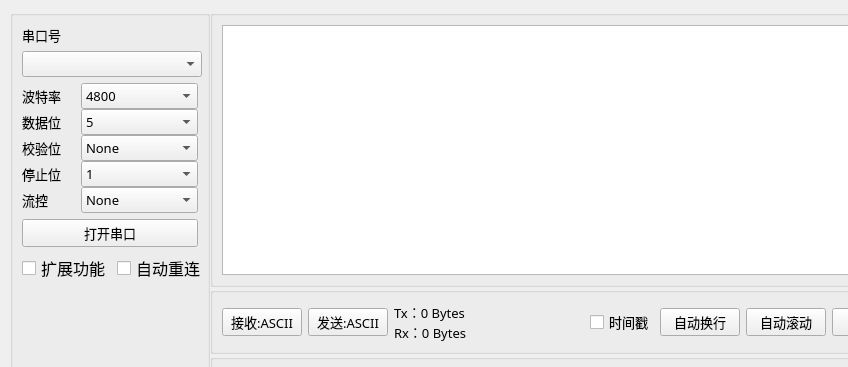
<?xml version="1.0" encoding="UTF-8"?>
<ui version="4.0">
 <class>Widget</class>
 <widget class="QWidget" name="Widget">
  <property name="geometry">
   <rect>
    <x>0</x>
    <y>0</y>
    <width>848</width>
    <height>367</height>
   </rect>
  </property>
  <property name="font">
   <font>
    <family>Adobe Arabic</family>
   </font>
  </property>
  <property name="windowTitle">
   <string>ZM's COM</string>
  </property>
  <property name="windowIcon">
   <iconset resource="../Resources/res.qrc">
    <normaloff>:/ICON/ico_128x_yellow.png</normaloff>:/ICON/ico_128x_yellow.png</iconset>
  </property>
  <widget class="QWidget" name="layoutWidget">
   <property name="geometry">
    <rect>
     <x>10</x>
     <y>10</y>
     <width>1799</width>
     <height>577</height>
    </rect>
   </property>
   <layout class="QGridLayout" name="gridLayoutGlobal" rowstretch="60,0" columnstretch="3,0,0">
    <property name="spacing">
     <number>0</number>
    </property>
    <item row="0" column="1">
     <layout class="QVBoxLayout" name="verticalLayout" stretch="15,2,10">
      <item>
       <widget class="QGroupBox" name="REV_groupBox">
        <property name="font">
         <font>
          <family>优设标题黑</family>
          <pointsize>10</pointsize>
         </font>
        </property>
        <property name="title">
         <string/>
        </property>
        <layout class="QGridLayout" name="gridLayout">
         <item row="0" column="0">
          <widget class="QTextEdit" name="recv_textEdit">
           <property name="font">
            <font>
             <family>优设标题黑</family>
             <pointsize>10</pointsize>
            </font>
           </property>
           <property name="cursor" stdset="0">
            <cursorShape>ArrowCursor</cursorShape>
           </property>
           <property name="textInteractionFlags">
            <set>Qt::TextSelectableByKeyboard|Qt::TextSelectableByMouse</set>
           </property>
          </widget>
         </item>
        </layout>
       </widget>
      </item>
      <item>
       <widget class="QGroupBox" name="FOMAT_groupBox_2">
        <property name="font">
         <font>
          <family>优设标题黑</family>
          <pointsize>10</pointsize>
         </font>
        </property>
        <property name="title">
         <string/>
        </property>
        <layout class="QGridLayout" name="gridLayout_5">
         <item row="0" column="0">
          <layout class="QGridLayout" name="gridLayout_4">
           <item row="0" column="0">
            <layout class="QHBoxLayout" name="horizontalLayout_9">
             <item>
              <widget class="QPushButton" name="recv_format_pushButton">
               <property name="font">
                <font>
                 <family>优设标题黑</family>
                 <pointsize>10</pointsize>
                </font>
               </property>
               <property name="text">
                <string>接收:ASCII</string>
               </property>
              </widget>
             </item>
             <item>
              <widget class="QPushButton" name="send_format_pushButton">
               <property name="font">
                <font>
                 <family>优设标题黑</family>
                 <pointsize>10</pointsize>
                </font>
               </property>
               <property name="text">
                <string>发送:ASCII</string>
               </property>
              </widget>
             </item>
            </layout>
           </item>
           <item row="0" column="1">
            <layout class="QVBoxLayout" name="verticalLayout_3">
             <property name="spacing">
              <number>0</number>
             </property>
             <property name="leftMargin">
              <number>0</number>
             </property>
             <item>
              <widget class="QLabel" name="Tx_label">
               <property name="font">
                <font>
                 <family>优设标题黑</family>
                 <pointsize>10</pointsize>
                </font>
               </property>
               <property name="text">
                <string>Tx：0 Bytes</string>
               </property>
              </widget>
             </item>
             <item>
              <widget class="QLabel" name="Rx_label">
               <property name="font">
                <font>
                 <family>优设标题黑</family>
                 <pointsize>10</pointsize>
                </font>
               </property>
               <property name="text">
                <string>Rx：0 Bytes</string>
               </property>
              </widget>
             </item>
            </layout>
           </item>
           <item row="0" column="3">
            <layout class="QHBoxLayout" name="horizontalLayout_8" stretch="0,0,0,0,0">
             <item>
              <widget class="QCheckBox" name="time_checkBox">
               <property name="font">
                <font>
                 <family>优设标题黑</family>
                 <pointsize>10</pointsize>
                </font>
               </property>
               <property name="text">
                <string>时间戳</string>
               </property>
              </widget>
             </item>
             <item>
              <widget class="QPushButton" name="auto_reline_pushButton">
               <property name="font">
                <font>
                 <family>优设标题黑</family>
                 <pointsize>10</pointsize>
                </font>
               </property>
               <property name="text">
                <string>自动换行</string>
               </property>
              </widget>
             </item>
             <item>
              <widget class="QPushButton" name="Auto_roll_pushButton">
               <property name="font">
                <font>
                 <family>优设标题黑</family>
                 <pointsize>10</pointsize>
                </font>
               </property>
               <property name="text">
                <string>自动滚动</string>
               </property>
              </widget>
             </item>
             <item>
              <widget class="QPushButton" name="Save_pushButton">
               <property name="font">
                <font>
                 <family>优设标题黑</family>
                 <pointsize>10</pointsize>
                </font>
               </property>
               <property name="mouseTracking">
                <bool>false</bool>
               </property>
               <property name="text">
                <string>保存</string>
               </property>
              </widget>
             </item>
             <item>
              <widget class="QPushButton" name="Clear_recvbuf_pushButton">
               <property name="font">
                <font>
                 <family>优设标题黑</family>
                 <pointsize>10</pointsize>
                </font>
               </property>
               <property name="text">
                <string>清屏</string>
               </property>
              </widget>
             </item>
            </layout>
           </item>
           <item row="0" column="2">
            <spacer name="horizontalSpacer_2">
             <property name="orientation">
              <enum>Qt::Horizontal</enum>
             </property>
             <property name="sizeHint" stdset="0">
              <size>
               <width>40</width>
               <height>20</height>
              </size>
             </property>
            </spacer>
           </item>
          </layout>
         </item>
        </layout>
       </widget>
      </item>
      <item>
       <widget class="QGroupBox" name="SEND_groupBox">
        <property name="font">
         <font>
          <family>优设标题黑</family>
          <pointsize>10</pointsize>
         </font>
        </property>
        <property name="title">
         <string/>
        </property>
        <layout class="QGridLayout" name="gridLayout_2">
         <item row="1" column="0">
          <layout class="QHBoxLayout" name="horizontalLayout" stretch="2,0,0,0,0,0,4">
           <item>
            <widget class="QPushButton" name="check_pushButton">
             <property name="font">
              <font>
               <family>优设标题黑</family>
               <pointsize>10</pointsize>
              </font>
             </property>
             <property name="text">
              <string>校验</string>
             </property>
            </widget>
           </item>
           <item>
            <widget class="QPushButton" name="AUTOSEND_pushButton">
             <property name="font">
              <font>
               <family>优设标题黑</family>
               <pointsize>10</pointsize>
              </font>
             </property>
             <property name="text">
              <string>自动发送</string>
             </property>
            </widget>
           </item>
           <item>
            <widget class="QSpinBox" name="AUTOSEND_time_spinBox">
             <property name="font">
              <font>
               <family>优设标题黑</family>
               <pointsize>10</pointsize>
              </font>
             </property>
             <property name="minimum">
              <number>1</number>
             </property>
             <property name="maximum">
              <number>99999</number>
             </property>
            </widget>
           </item>
           <item>
            <widget class="QLabel" name="label">
             <property name="font">
              <font>
               <family>优设标题黑</family>
               <pointsize>10</pointsize>
              </font>
             </property>
             <property name="text">
              <string>Ms</string>
             </property>
            </widget>
           </item>
           <item>
            <spacer name="horizontalSpacer_3">
             <property name="orientation">
              <enum>Qt::Horizontal</enum>
             </property>
             <property name="sizeHint" stdset="0">
              <size>
               <width>100</width>
               <height>20</height>
              </size>
             </property>
            </spacer>
           </item>
           <item>
            <widget class="QPushButton" name="Clear_sendbuf_pushButton">
             <property name="font">
              <font>
               <family>优设标题黑</family>
               <pointsize>10</pointsize>
              </font>
             </property>
             <property name="text">
              <string>清空</string>
             </property>
            </widget>
           </item>
           <item>
            <widget class="QPushButton" name="SEND_pushButton">
             <property name="font">
              <font>
               <family>优设标题黑</family>
               <pointsize>10</pointsize>
              </font>
             </property>
             <property name="text">
              <string>发送</string>
             </property>
            </widget>
           </item>
          </layout>
         </item>
         <item row="0" column="0">
          <widget class="QTextEdit" name="send_textEdit"/>
         </item>
        </layout>
       </widget>
      </item>
     </layout>
    </item>
    <item row="0" column="2" rowspan="2">
     <widget class="QGroupBox" name="Addons_groupBox">
      <property name="minimumSize">
       <size>
        <width>500</width>
        <height>0</height>
       </size>
      </property>
      <property name="title">
       <string/>
      </property>
      <layout class="QGridLayout" name="gridLayout_6">
       <item row="1" column="0">
        <widget class="QTabWidget" name="tabWidget">
         <property name="font">
          <font>
           <family>优设标题黑</family>
           <pointsize>11</pointsize>
          </font>
         </property>
         <property name="tabPosition">
          <enum>QTabWidget::North</enum>
         </property>
         <property name="currentIndex">
          <number>0</number>
         </property>
         <property name="tabBarAutoHide">
          <bool>false</bool>
         </property>
         <widget class="QWidget" name="tab1">
          <attribute name="title">
           <string>波形设置</string>
          </attribute>
          <layout class="QGridLayout" name="gridLayout_9">
           <item row="1" column="0">
            <widget class="QTableWidget" name="tableWidget"/>
           </item>
          </layout>
         </widget>
         <widget class="QWidget" name="tab_2">
          <attribute name="title">
           <string>波形</string>
          </attribute>
          <layout class="QGridLayout" name="gridLayout_7">
           <item row="0" column="0">
            <widget class="QWidget" name="widget" native="true">
             <layout class="QGridLayout" name="gridLayout_11">
              <item row="0" column="0">
               <widget class="CustomPlot" name="Wave_ChartView" native="true"/>
              </item>
              <item row="1" column="0">
               <layout class="QHBoxLayout" name="horizontalLayout_16">
                <item>
                 <spacer name="horizontalSpacer_7">
                  <property name="orientation">
                   <enum>Qt::Horizontal</enum>
                  </property>
                  <property name="sizeHint" stdset="0">
                   <size>
                    <width>40</width>
                    <height>20</height>
                   </size>
                  </property>
                 </spacer>
                </item>
                <item>
                 <widget class="QComboBox" name="FlowControl_comboBox_5">
                  <item>
                   <property name="text">
                    <string>原始数据</string>
                   </property>
                  </item>
                  <item>
                   <property name="text">
                    <string>图片</string>
                   </property>
                  </item>
                  <item>
                   <property name="text">
                    <string>原始数据+图片</string>
                   </property>
                  </item>
                 </widget>
                </item>
                <item>
                 <widget class="QPushButton" name="SEND_pushButton_2">
                  <property name="font">
                   <font>
                    <family>优设标题黑</family>
                    <pointsize>10</pointsize>
                   </font>
                  </property>
                  <property name="text">
                   <string>保存</string>
                  </property>
                 </widget>
                </item>
               </layout>
              </item>
             </layout>
            </widget>
           </item>
          </layout>
         </widget>
         <widget class="QWidget" name="tab">
          <attribute name="title">
           <string>FFT</string>
          </attribute>
          <layout class="QGridLayout" name="gridLayout_10">
           <item row="0" column="0">
            <widget class="QWidget" name="FFT_ChartView" native="true"/>
           </item>
           <item row="1" column="0">
            <layout class="QHBoxLayout" name="horizontalLayout_29">
             <item>
              <spacer name="horizontalSpacer_6">
               <property name="orientation">
                <enum>Qt::Horizontal</enum>
               </property>
               <property name="sizeHint" stdset="0">
                <size>
                 <width>40</width>
                 <height>20</height>
                </size>
               </property>
              </spacer>
             </item>
             <item>
              <layout class="QHBoxLayout" name="horizontalLayout_28">
               <item>
                <widget class="QCheckBox" name="FFT_enable_checkBox">
                 <property name="font">
                  <font>
                   <family>优设标题黑</family>
                   <pointsize>12</pointsize>
                  </font>
                 </property>
                 <property name="text">
                  <string>开启FFT</string>
                 </property>
                </widget>
               </item>
               <item>
                <widget class="QLabel" name="fft_Label">
                 <property name="font">
                  <font>
                   <family>优设标题黑</family>
                   <pointsize>12</pointsize>
                  </font>
                 </property>
                 <property name="text">
                  <string>选择波形</string>
                 </property>
                </widget>
               </item>
               <item>
                <widget class="NComboBox" name="FFT_number_comboBox">
                 <property name="minimumSize">
                  <size>
                   <width>180</width>
                   <height>0</height>
                  </size>
                 </property>
                 <property name="maximumSize">
                  <size>
                   <width>180</width>
                   <height>16777215</height>
                  </size>
                 </property>
                </widget>
               </item>
               <item>
                <widget class="QPushButton" name="SEND_pushButton_3">
                 <property name="font">
                  <font>
                   <family>优设标题黑</family>
                   <pointsize>12</pointsize>
                  </font>
                 </property>
                 <property name="text">
                  <string>单次计算</string>
                 </property>
                </widget>
               </item>
              </layout>
             </item>
            </layout>
           </item>
          </layout>
         </widget>
         <widget class="QWidget" name="tab_5">
          <attribute name="title">
           <string>PID</string>
          </attribute>
          <layout class="QGridLayout" name="gridLayout_12">
           <item row="0" column="0">
            <widget class="QWidget" name="PID_ChartView" native="true"/>
           </item>
          </layout>
         </widget>
         <widget class="QWidget" name="tab_3">
          <attribute name="title">
           <string>ModBUS</string>
          </attribute>
         </widget>
         <widget class="QWidget" name="tab_4">
          <attribute name="title">
           <string>AT指令</string>
          </attribute>
         </widget>
        </widget>
       </item>
      </layout>
     </widget>
    </item>
    <item row="1" column="0" colspan="2">
     <widget class="QGroupBox" name="groupBox">
      <property name="maximumSize">
       <size>
        <width>16777215</width>
        <height>16777215</height>
       </size>
      </property>
      <property name="title">
       <string/>
      </property>
      <layout class="QGridLayout" name="gridLayout_3">
       <item row="0" column="0">
        <layout class="QHBoxLayout" name="horizontalLayout_12">
         <item>
          <layout class="QHBoxLayout" name="horizontalLayout_10" stretch="1,0">
           <item>
            <widget class="QProgressBar" name="progressBar">
             <property name="minimumSize">
              <size>
               <width>228</width>
               <height>22</height>
              </size>
             </property>
             <property name="maximumSize">
              <size>
               <width>228</width>
               <height>22</height>
              </size>
             </property>
             <property name="font">
              <font>
               <family>优设标题黑</family>
               <pointsize>8</pointsize>
              </font>
             </property>
             <property name="value">
              <number>0</number>
             </property>
             <property name="alignment">
              <set>Qt::AlignCenter</set>
             </property>
             <property name="invertedAppearance">
              <bool>false</bool>
             </property>
             <property name="textDirection">
              <enum>QProgressBar::TopToBottom</enum>
             </property>
            </widget>
           </item>
           <item>
            <widget class="QLabel" name="info_label">
             <property name="font">
              <font>
               <family>优设标题黑</family>
               <pointsize>9</pointsize>
              </font>
             </property>
             <property name="text">
              <string>Hello World！</string>
             </property>
            </widget>
           </item>
          </layout>
         </item>
         <item>
          <spacer name="horizontalSpacer">
           <property name="orientation">
            <enum>Qt::Horizontal</enum>
           </property>
           <property name="sizeHint" stdset="0">
            <size>
             <width>40</width>
             <height>20</height>
            </size>
           </property>
          </spacer>
         </item>
         <item>
          <layout class="QHBoxLayout" name="horizontalLayout_11">
           <item>
            <widget class="QLabel" name="size_label">
             <property name="font">
              <font>
               <family>优设标题黑</family>
               <pointsize>9</pointsize>
              </font>
             </property>
             <property name="text">
              <string>Size：0 Kb</string>
             </property>
            </widget>
           </item>
           <item>
            <spacer name="horizontalSpacer_4">
             <property name="orientation">
              <enum>Qt::Horizontal</enum>
             </property>
             <property name="sizeHint" stdset="0">
              <size>
               <width>20</width>
               <height>20</height>
              </size>
             </property>
            </spacer>
           </item>
           <item>
            <widget class="QLabel" name="time_label">
             <property name="font">
              <font>
               <family>优设标题黑</family>
               <pointsize>9</pointsize>
              </font>
             </property>
             <property name="text">
              <string>2025/01/01 12：00：00</string>
             </property>
            </widget>
           </item>
          </layout>
         </item>
        </layout>
       </item>
      </layout>
     </widget>
    </item>
    <item row="0" column="0">
     <widget class="QGroupBox" name="SETTINGS_groupBox">
      <property name="minimumSize">
       <size>
        <width>200</width>
        <height>0</height>
       </size>
      </property>
      <property name="maximumSize">
       <size>
        <width>200</width>
        <height>16777215</height>
       </size>
      </property>
      <property name="font">
       <font>
        <family>优设标题黑</family>
        <pointsize>10</pointsize>
       </font>
      </property>
      <property name="title">
       <string/>
      </property>
      <layout class="QFormLayout" name="formLayout_3">
       <item row="0" column="0">
        <widget class="QLabel" name="COMnum_Label">
         <property name="font">
          <font>
           <family>优设标题黑</family>
           <pointsize>10</pointsize>
          </font>
         </property>
         <property name="text">
          <string>串口号</string>
         </property>
        </widget>
       </item>
       <item row="1" column="0">
        <widget class="NComboBox" name="Serial_number_comboBox">
         <property name="minimumSize">
          <size>
           <width>180</width>
           <height>0</height>
          </size>
         </property>
         <property name="maximumSize">
          <size>
           <width>180</width>
           <height>16777215</height>
          </size>
         </property>
        </widget>
       </item>
       <item row="2" column="0" colspan="2">
        <layout class="QVBoxLayout" name="verticalLayout_2" stretch="0,0,0,0,0">
         <property name="spacing">
          <number>0</number>
         </property>
         <item>
          <layout class="QHBoxLayout" name="horizontalLayout_3" stretch="1,2">
           <item>
            <widget class="QLabel" name="label_5">
             <property name="text">
              <string>波特率</string>
             </property>
            </widget>
           </item>
           <item>
            <widget class="QComboBox" name="BaudRate_comboBox">
             <item>
              <property name="text">
               <string>4800</string>
              </property>
             </item>
             <item>
              <property name="text">
               <string>9600</string>
              </property>
             </item>
             <item>
              <property name="text">
               <string>19200</string>
              </property>
             </item>
             <item>
              <property name="text">
               <string>38400</string>
              </property>
             </item>
             <item>
              <property name="text">
               <string>57600</string>
              </property>
             </item>
             <item>
              <property name="text">
               <string>74880</string>
              </property>
             </item>
             <item>
              <property name="text">
               <string>115200</string>
              </property>
             </item>
             <item>
              <property name="text">
               <string>230400</string>
              </property>
             </item>
             <item>
              <property name="text">
               <string>460800</string>
              </property>
             </item>
             <item>
              <property name="text">
               <string>5760000</string>
              </property>
             </item>
            </widget>
           </item>
          </layout>
         </item>
         <item>
          <layout class="QHBoxLayout" name="horizontalLayout_4" stretch="1,2">
           <item>
            <widget class="QLabel" name="label_6">
             <property name="text">
              <string>数据位</string>
             </property>
            </widget>
           </item>
           <item>
            <widget class="QComboBox" name="DataBits_comboBox">
             <item>
              <property name="text">
               <string>5</string>
              </property>
             </item>
             <item>
              <property name="text">
               <string>6</string>
              </property>
             </item>
             <item>
              <property name="text">
               <string>7</string>
              </property>
             </item>
             <item>
              <property name="text">
               <string>8</string>
              </property>
             </item>
             <item>
              <property name="text">
               <string>Unknown</string>
              </property>
             </item>
            </widget>
           </item>
          </layout>
         </item>
         <item>
          <layout class="QHBoxLayout" name="horizontalLayout_5" stretch="1,2">
           <item>
            <widget class="QLabel" name="label_7">
             <property name="text">
              <string>校验位</string>
             </property>
            </widget>
           </item>
           <item>
            <widget class="QComboBox" name="Parity_comboBox">
             <item>
              <property name="text">
               <string>None</string>
              </property>
             </item>
             <item>
              <property name="text">
               <string>Even</string>
              </property>
             </item>
             <item>
              <property name="text">
               <string>Mark</string>
              </property>
             </item>
             <item>
              <property name="text">
               <string>Odd</string>
              </property>
             </item>
             <item>
              <property name="text">
               <string>Space</string>
              </property>
             </item>
            </widget>
           </item>
          </layout>
         </item>
         <item>
          <layout class="QHBoxLayout" name="horizontalLayout_6" stretch="1,2">
           <item>
            <widget class="QLabel" name="label_8">
             <property name="text">
              <string>停止位</string>
             </property>
            </widget>
           </item>
           <item>
            <widget class="QComboBox" name="StopBits_comboBox">
             <item>
              <property name="text">
               <string>1</string>
              </property>
             </item>
             <item>
              <property name="text">
               <string>1.5</string>
              </property>
             </item>
             <item>
              <property name="text">
               <string>2</string>
              </property>
             </item>
             <item>
              <property name="text">
               <string>0</string>
              </property>
             </item>
            </widget>
           </item>
          </layout>
         </item>
         <item>
          <layout class="QHBoxLayout" name="horizontalLayout_7" stretch="1,2">
           <item>
            <widget class="QLabel" name="label_9">
             <property name="text">
              <string>流控</string>
             </property>
            </widget>
           </item>
           <item>
            <widget class="QComboBox" name="FlowControl_comboBox">
             <item>
              <property name="text">
               <string>None</string>
              </property>
             </item>
             <item>
              <property name="text">
               <string>Hardware</string>
              </property>
             </item>
             <item>
              <property name="text">
               <string>SoftWare</string>
              </property>
             </item>
             <item>
              <property name="text">
               <string>Unknown</string>
              </property>
             </item>
            </widget>
           </item>
          </layout>
         </item>
        </layout>
       </item>
       <item row="3" column="0" colspan="2">
        <widget class="QPushButton" name="Opem_COM_pushButton">
         <property name="mouseTracking">
          <bool>false</bool>
         </property>
         <property name="text">
          <string>打开串口</string>
         </property>
        </widget>
       </item>
       <item row="4" column="0">
        <layout class="QHBoxLayout" name="horizontalLayout_2">
         <item>
          <widget class="QCheckBox" name="Addons_checkBox">
           <property name="font">
            <font>
             <family>优设标题黑</family>
             <pointsize>12</pointsize>
            </font>
           </property>
           <property name="text">
            <string>扩展功能</string>
           </property>
          </widget>
         </item>
         <item>
          <widget class="QCheckBox" name="Auto_reconnect_checkBox">
           <property name="font">
            <font>
             <family>优设标题黑</family>
             <pointsize>12</pointsize>
            </font>
           </property>
           <property name="text">
            <string>自动重连</string>
           </property>
          </widget>
         </item>
        </layout>
       </item>
      </layout>
     </widget>
    </item>
   </layout>
  </widget>
 </widget>
 <customwidgets>
  <customwidget>
   <class>NComboBox</class>
   <extends>QComboBox</extends>
   <header location="global">ncombobox.h</header>
  </customwidget>
  <customwidget>
   <class>CustomPlot</class>
   <extends>QWidget</extends>
   <header location="global">customplot.h</header>
   <container>1</container>
  </customwidget>
 </customwidgets>
 <resources>
  <include location="../Resources/res.qrc"/>
 </resources>
 <connections/>
</ui>
